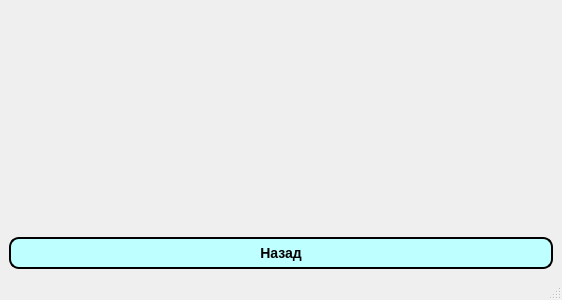
<?xml version="1.0" encoding="UTF-8"?>
<ui version="4.0">
 <class>GraphikSS</class>
 <widget class="QMainWindow" name="GraphikSS">
  <property name="geometry">
   <rect>
    <x>0</x>
    <y>0</y>
    <width>562</width>
    <height>300</height>
   </rect>
  </property>
  <property name="windowTitle">
   <string>MainWindow</string>
  </property>
  <widget class="QWidget" name="centralwidget">
   <layout class="QGridLayout" name="gridLayout">
    <item row="0" column="0">
     <widget class="QwtPlot" name="Qwt_widget" native="true"/>
    </item>
    <item row="1" column="0">
     <widget class="QPushButton" name="pushButton">
      <property name="styleSheet">
       <string notr="true">QPushButton{
     background-color: rgb(190, 255, 255);
     border-style: outset;
     border-width: 2px;
     border-radius: 10px;
     border-color: black;
     font: bold 14px;
     min-width: 10em;
     padding: 6px;
 }
 QPushButton:pressed {
     background-color: rgb(0, 255, 238);
     border-style: inset;
 }</string>
      </property>
      <property name="text">
       <string>Назад</string>
      </property>
     </widget>
    </item>
   </layout>
  </widget>
  <widget class="QStatusBar" name="statusbar"/>
 </widget>
 <customwidgets>
  <customwidget>
   <class>QwtPlot</class>
   <extends>QWidget</extends>
   <header>qwt_plot.h</header>
   <container>1</container>
  </customwidget>
 </customwidgets>
 <resources/>
 <connections/>
</ui>
